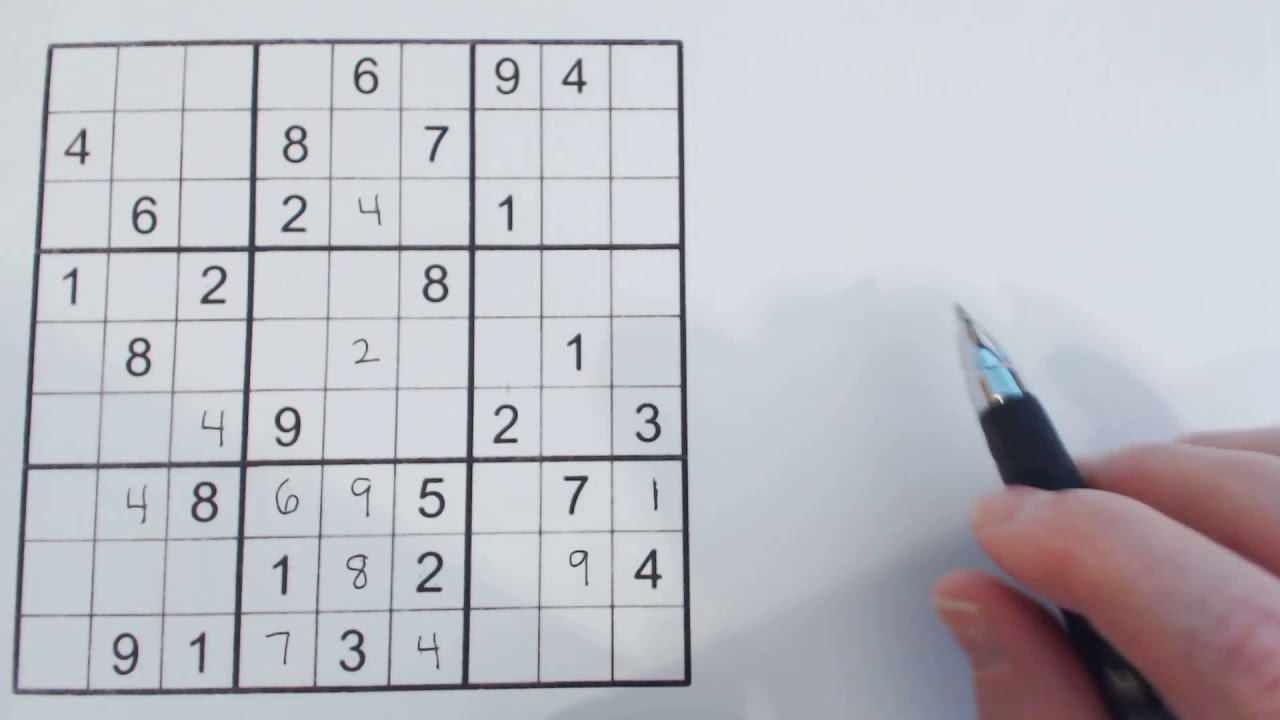
#> input picture recogniser/sudoku.jpg, 1280 x 720 px
$ python -i sudoku_grid_processor.py   (imports and definitions only)   (older library calls are emulated)
#> lines starting #> are read from the running program, lines starting #| are printed output that depends on the picture; after the words box and inside, x2 and y2 are one past the last pixel; in counts of white or black regions, pixels touching at a corner belong together
import operator

import cv2
import numpy as np


# [13 lines left out: function show_digits, not called in this run]


def pre_process_image(img, skip_dilate=False):
    proc = cv2.GaussianBlur(img.copy(), (5, 5), 0)
    proc = cv2.adaptiveThreshold(
        proc, 255, cv2.ADAPTIVE_THRESH_GAUSSIAN_C, cv2.THRESH_BINARY, 11, 2
    )
    proc = cv2.bitwise_not(proc, proc)

    if not skip_dilate:
        kernel = np.array([[0.0, 1.0, 0.0], [1.0, 1.0, 1.0], [0.0, 1.0, 0.0]], np.uint8)
        proc = cv2.dilate(proc, kernel)

    return proc


# [77 lines left out: functions find_corners_of_largest_polygon, crop_and_warp, infer_grid, not called in this run]


def cut_from_rect(img, rect):
    return img[int(rect[0][1]) : int(rect[1][1]), int(rect[0][0]) : int(rect[1][0])]


# [135 lines left out: functions scale_and_centre, find_largest_feature, extract_digit, get_digits, save_warped_image, process_image, not called in this run]

>>> import cv2
>>> picture = cv2.imread('sudoku.jpg', cv2.IMREAD_GRAYSCALE)
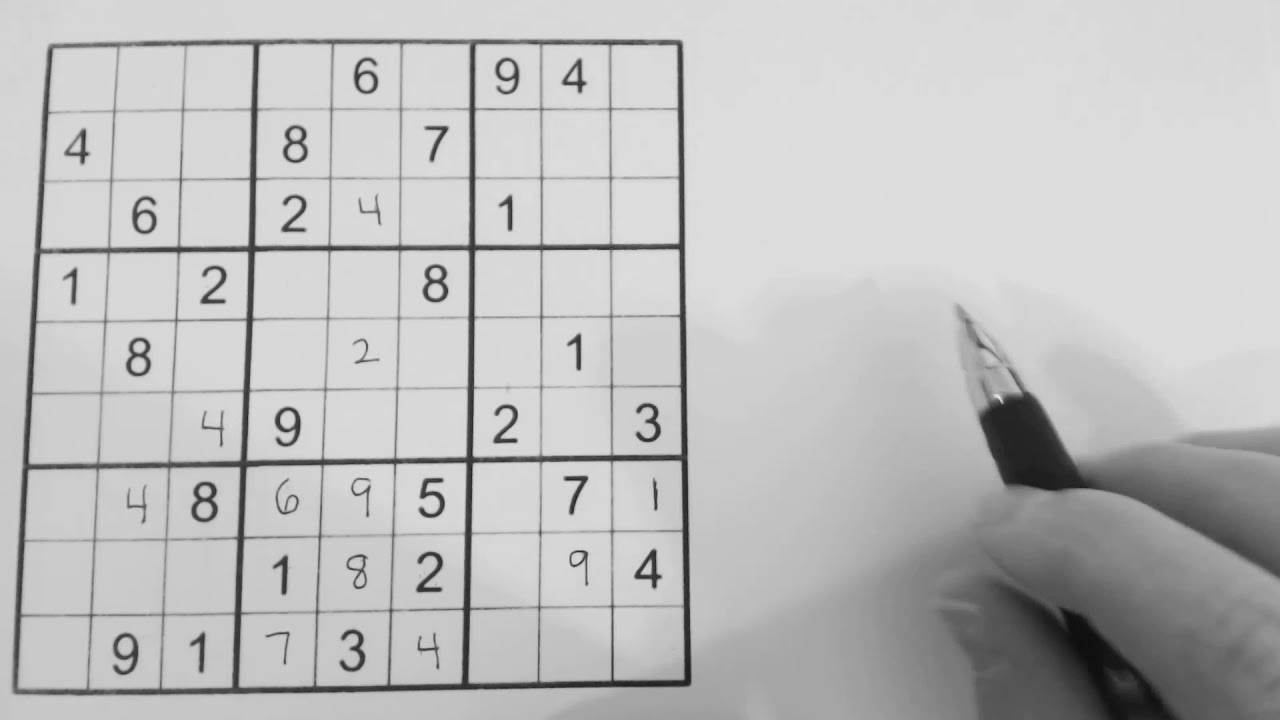
#> picture: shape (720, 1280); min 14, max 237, mean 189.4
>>> result = pre_process_image(picture)
#> in pre_process_image, `proc = cv2.adaptiveThreshold( proc, 255, cv2.ADAPTIVE_THRESH_GAUSSIAN_..`:
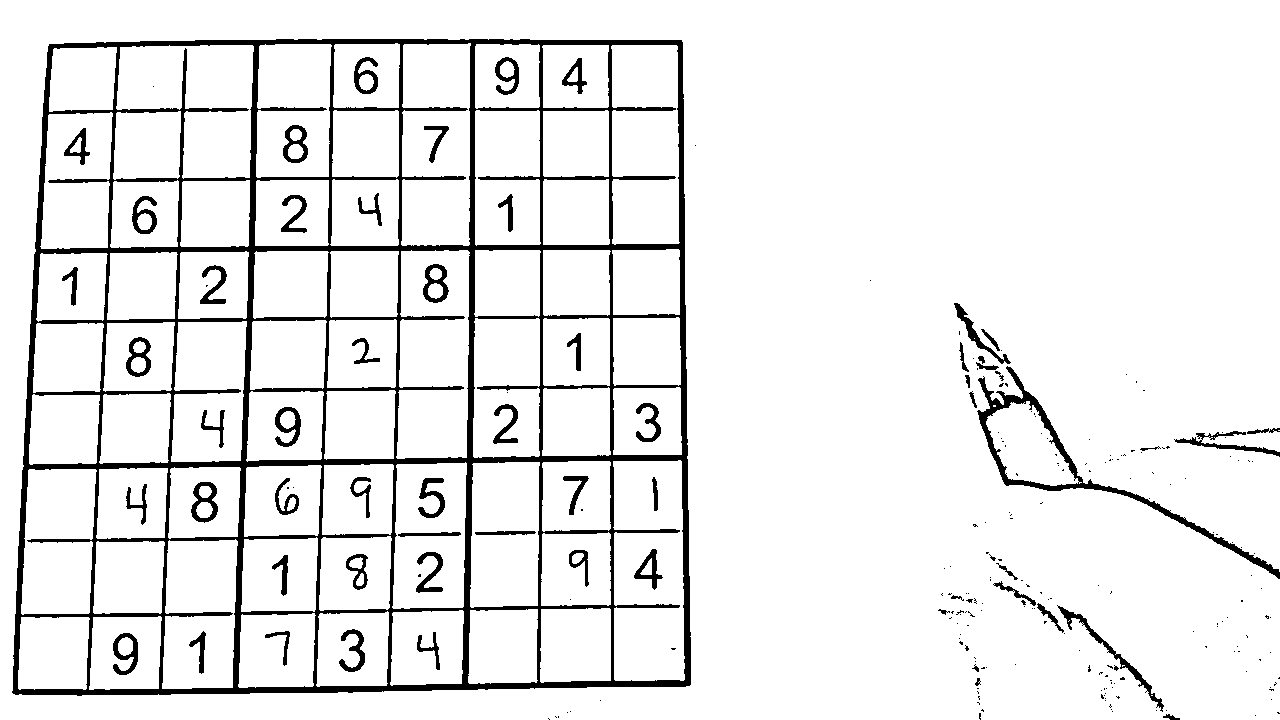
#> proc: shape (720, 1280); 92.1% white; 238 black regions (177 under 20 px), largest, box (x1, y1, x2, y2) and area: (12, 39, 691, 696) 53175, (977, 366, 1280, 579) 3431, (1057, 605, 1164, 712) 802
#> in pre_process_image, `proc = cv2.dilate(proc, kernel)`:
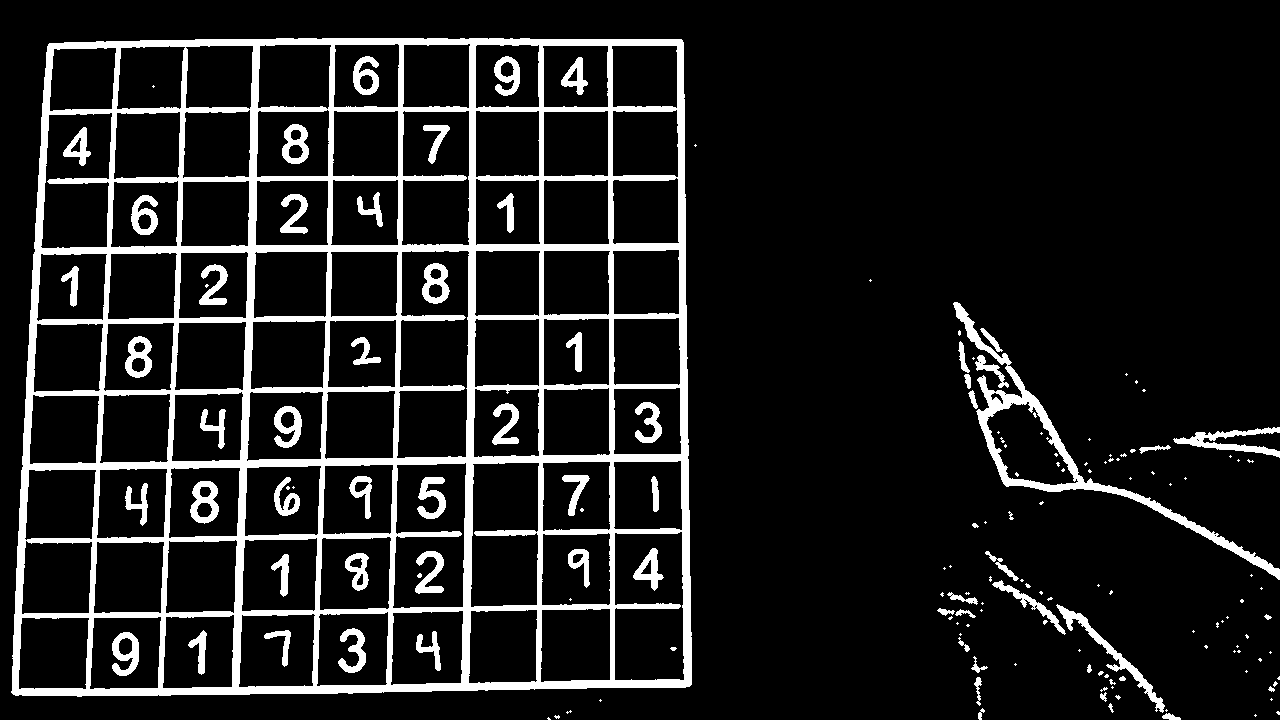
#> proc: shape (720, 1280); 11.6% white; 159 white regions (92 under 20 px), largest, box (x1, y1, x2, y2) and area: (11, 38, 692, 697) 77935, (953, 302, 1280, 580) 5318, (1056, 604, 1165, 713) 1219
